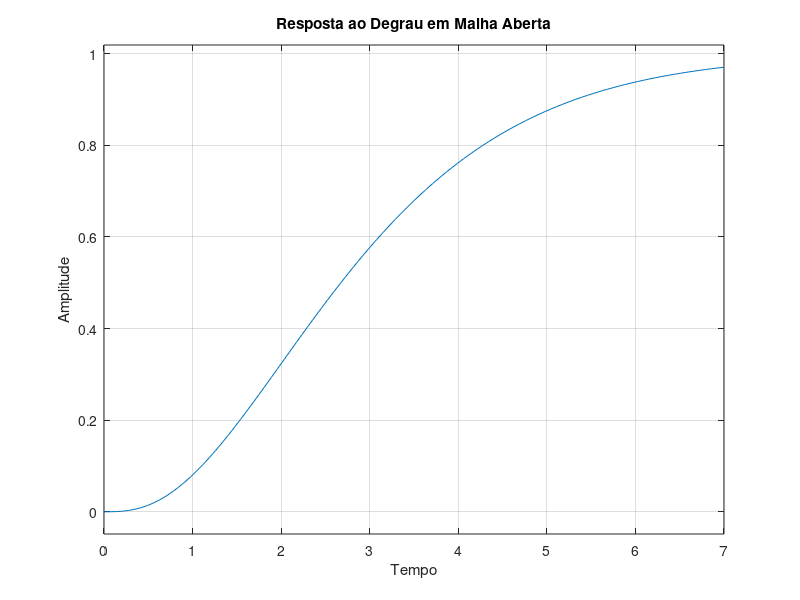
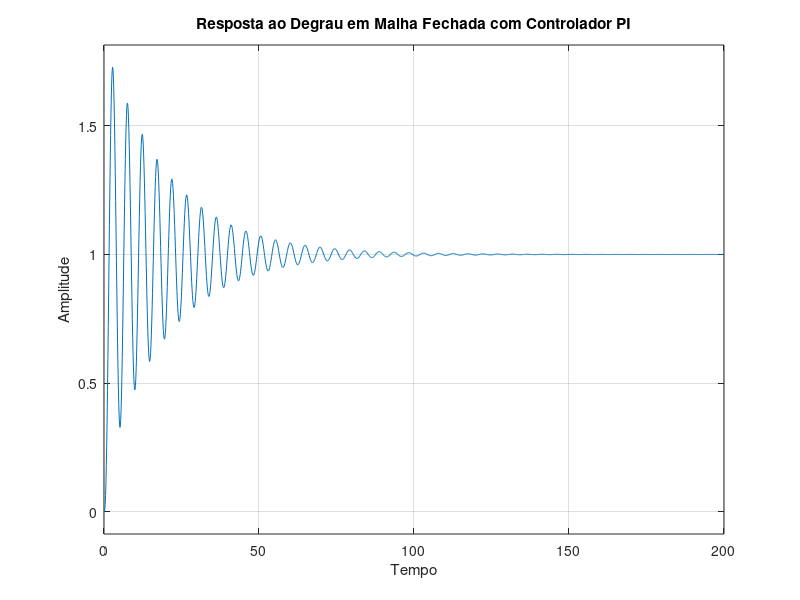
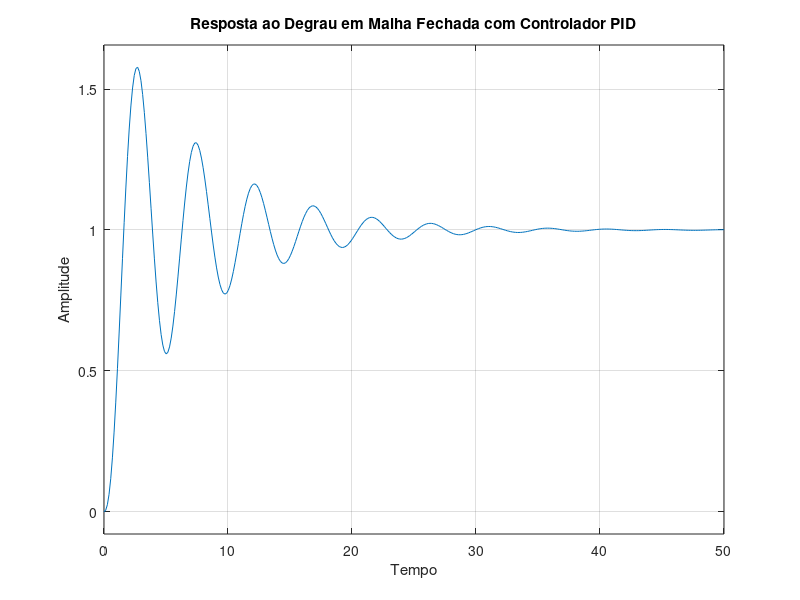

Reproduce these figures in MATLAB, in order.
%PARTE A
pkg load control;
pkg load signal;

ft_num = [1];
ft_den = [1 3 3 1];

%---1
G = tf(ft_num, ft_den);

%---2a
figure;
step(G);
title('Resposta ao Degrau em Malha Aberta');
xlabel('Tempo');
ylabel('Amplitude');
grid on;

%---2b
[y, t] = step(G);

final_value = dcgain(G);

L = 0.8066;
T = 3.6946;

printf("Atraso (L): %.4f\n", L);
printf("Constante de tempo (T): %.4f\n", T);

%---2c
Kp = (0.9 * T) / L;
Ki = (0.3 * T) / (L^2);

printf("Ganho proporcional (Kp): %.4f\n", Kp);
printf("Ganho integral (Ki): %.4f\n", Ki);

s = tf("s");
C = Kp + (Ki/s);

closed_ft_pi = feedback(C * G, 1);

figure;
step(closed_ft_pi);
title('Resposta ao Degrau em Malha Fechada com Controlador PI');
xlabel('Tempo');
ylabel('Amplitude');
grid on;

%---3
Kd = 0.6 * L;
printf("Ganho derivativo (Kd): %.4f\n", Kd);
C = Kp + (Ki/s) + (Kd * s);

closed_ft_pid = feedback(C * G, 1);
figure;
step(closed_ft_pid);
title('Resposta ao Degrau em Malha Fechada com Controlador PID');
xlabel('Tempo');
ylabel('Amplitude');
grid on;

%---4

